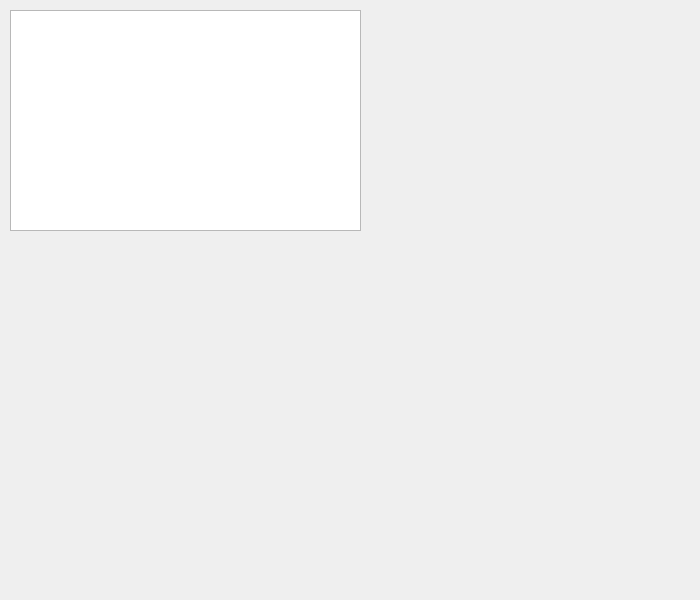
<?xml version="1.0" encoding="UTF-8"?>
<ui version="4.0">
 <class>DicomFile</class>
 <widget class="QWidget" name="DicomFile">
  <property name="geometry">
   <rect>
    <x>0</x>
    <y>0</y>
    <width>700</width>
    <height>600</height>
   </rect>
  </property>
  <property name="sizePolicy">
   <sizepolicy hsizetype="Expanding" vsizetype="Expanding">
    <horstretch>0</horstretch>
    <verstretch>0</verstretch>
   </sizepolicy>
  </property>
  <property name="windowTitle">
   <string>DICOM Viewer</string>
  </property>
  <widget class="QTableWidget" name="tableWidget">
   <property name="geometry">
    <rect>
     <x>10</x>
     <y>10</y>
     <width>351</width>
     <height>221</height>
    </rect>
   </property>
   <property name="sizePolicy">
    <sizepolicy hsizetype="Maximum" vsizetype="Maximum">
     <horstretch>0</horstretch>
     <verstretch>0</verstretch>
    </sizepolicy>
   </property>
   <property name="sortingEnabled">
    <bool>true</bool>
   </property>
   <attribute name="horizontalHeaderStretchLastSection">
    <bool>true</bool>
   </attribute>
   <attribute name="verticalHeaderStretchLastSection">
    <bool>true</bool>
   </attribute>
  </widget>
 </widget>
 <resources/>
 <connections/>
</ui>
